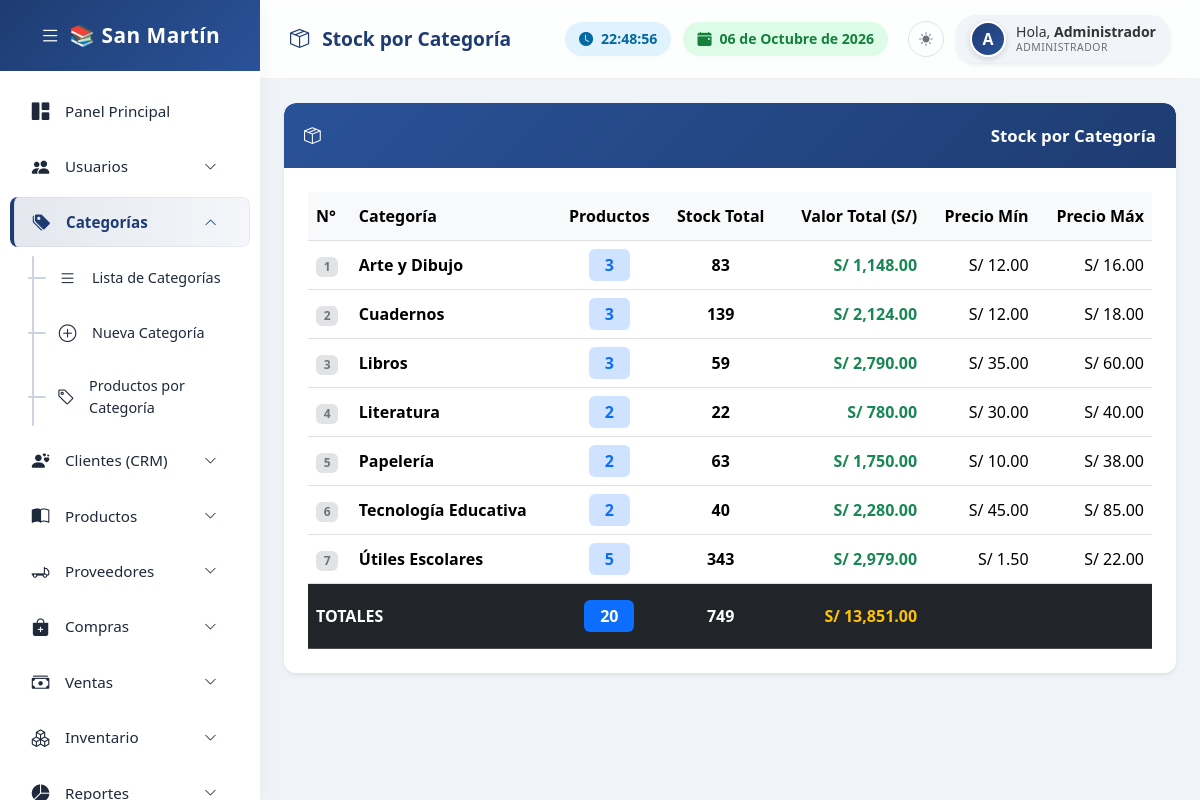
The page /categorias/stock_categoria.php (signed in) on the database its author committed.
### tables this page shows
CREATE TABLE `categorias` (
  `id_categoria` int(11) NOT NULL AUTO_INCREMENT,
  `nombre_categoria` varchar(100) DEFAULT NULL,
  `codigo_categoria` varchar(20) DEFAULT NULL,
  `icono` varchar(50) DEFAULT 'bi-tags-fill',
  `categoria_padre` int(11) DEFAULT NULL,
  `activo` tinyint(1) DEFAULT 1,
  `visible_tienda` tinyint(1) DEFAULT 1,
  `descripcion` text DEFAULT NULL,
  `orden` int(11) DEFAULT 0,
  PRIMARY KEY (`id_categoria`)
);

### categorias/stock_categoria.php (the view, shortened to what this page needs)
<?php
$sql = "SELECT c.id_categoria, c.nombre_categoria, COUNT(p.id_producto) as total_productos, COALESCE(SUM(p.stock),0) as stock_total, COALESCE(SUM(p.precio * p.stock),0) as valor_total, COALESCE(MIN(p.precio),0) as precio_min, COALESCE(MAX(p.precio),0) as precio_max FROM categorias c LEFT JOIN productos p ON c.id_categoria = p.categoria_id AND p.activo=1 WHERE c.activo=1 GROUP BY c.id_categoria ORDER BY c.nombre_categoria ASC";
$resultado = mysqli_query($conexion, $sql);
$datos = mysqli_fetch_all($resultado, MYSQLI_ASSOC);
?>
<!DOCTYPE html>
<html lang="es">
<head>
    <link href="https://cdn.jsdelivr.net/npm/bootstrap@5.3.3/dist/css/bootstrap.min.css" rel="stylesheet">
    <link rel="stylesheet" href="https://cdn.jsdelivr.net/npm/bootstrap-icons@1.11.3/font/bootstrap-icons.min.css">
<link rel="stylesheet" href="/includes/base.css">
</head>
<body>
<?php $base_path = '../'; include '../includes/sidebar.php'; ?>
<div class="main-content">
    <div class="topbar">
        <div class="topbar-title"><i class="bi bi-box-seam me-2"></i> Stock por Categoría</div>
        <div class="topbar-widgets">
            <div class="widget-box widget-time"><i class="bi bi-clock-fill me-2"></i> <span id="live-clock">00:00:00</span></div>
            <div class="widget-box widget-date"><i class="bi bi-calendar-event-fill me-2"></i> <span id="live-date">--/--/----</span></div>
            <div class="user-profile shadow-sm">
    <div class="profile-avatar-wrap"><?php if(!empty($_SESSION["imagen"])): ?><img src="../assets/uploads/usuarios/<?php echo $_SESSION["imagen"]; ?>" class="profile-avatar"><?php else: ?><div class="profile-avatar-inicial"><?php echo strtoupper(substr($_SESSION["nombre"],0,1)); ?></div><?php endif; ?></div>
    <div class="profile-info">
        <div class="profile-name">Hola, <strong><?php echo $_SESSION["nombre"]; ?></strong></div>
        <div class="profile-role"><?php echo $_SESSION["rol"]; ?></div>
    </div>
</div>        </div>
    </div>
    <div class="container-fluid p-4 content-wrap">
        <div class="panel-custom shadow-sm">
            <div class="panel-custom-header">
                <i class="bi bi-box-seam me-2"></i> <span class="menu-text"> Stock por Categoría</span>
            </div>
            <div class="panel-custom-body p-4">
                <div class="table-responsive">
                    <table class="table table-hover align-middle mb-0">
                        <thead>
                            <tr class="table-light border-bottom">
                                <th style="padding: 12px 8px;">N°</th>
                                <th style="padding: 12px 8px;">Categoría</th>
                                <th style="padding: 12px 8px;" class="text-center">Productos</th>
                                <th style="padding: 12px 8px;" class="text-center">Stock Total</th>
                                <th style="padding: 12px 8px;" class="text-end">Valor Total (S/)</th>
                                <th style="padding: 12px 8px;" class="text-end">Precio Mín</th>
                                <th style="padding: 12px 8px;" class="text-end">Precio Máx</th>
                            </tr>
                        </thead>
                        <tbody>
                            <?php
                            $num = 1;
                            $sum_productos = 0;
                            $sum_stock = 0;
                            $sum_valor = 0;
                            foreach($datos as $fila){
                                $sum_productos += $fila['total_productos'];
                                $sum_stock += $fila['stock_total'];
                                $sum_valor += $fila['valor_total'];
                            ?>
                            <tr>
                                <td><span class="badge bg-secondary-subtle text-secondary fw-bold"><?php echo $num++; ?></span></td>
                                <td><strong><?php echo $fila['nombre_categoria']; ?></strong></td>
                                <td class="text-center"><span class="badge bg-primary-subtle text-primary fs-6 px-3 py-2"><?php echo $fila['total_productos']; ?></span></td>
                                <td class="text-center fw-semibold"><?php echo $fila['stock_total']; ?></td>
                                <td class="text-end fw-semibold text-success">S/ <?php echo number_format($fila['valor_total'], 2); ?></td>
                                <td class="text-end">S/ <?php echo number_format($fila['precio_min'], 2); ?></td>
                                <td class="text-end">S/ <?php echo number_format($fila['precio_max'], 2); ?></td>
                            </tr>
                            <?php } ?>
                        </tbody>
                        <tfoot>
                            <tr class="table-dark fw-bold border-top">
                                <td colspan="2" class="py-3">TOTALES</td>
                                <td class="text-center py-3"><span class="badge bg-primary fs-6 px-3 py-2"><?php echo $sum_productos; ?></span></td>
                                <td class="text-center py-3"><?php echo $sum_stock; ?></td>
                                <td class="text-end py-3 text-warning">S/ <?php echo number_format($sum_valor, 2); ?></td>
                                <td colspan="2"></td>
                            </tr>
                        </tfoot>
                    </table>
                </div>
            </div>
        </div>
    </div>
</div>
</body>
</html>

### includes/base.css (style rules this page uses)
:root { --body-bg:#f0f3f8;--sidebar-bg:#fff;--sidebar-text:#1e293b;--sidebar-hover-bg:#e2e8f0;--sidebar-accent:#1e3c72;--sidebar-active-bg:linear-gradient(90deg,rgba(30,60,114,0.12),rgba(42,82,152,0.05));--sidebar-brand-bg:linear-gradient(135deg,#1e3c72,#2a5298);--topbar-bg:rgba(255,255,255,0.85);--panel-bg:#fff;--panel-header-bg:linear-gradient(135deg,#2a5298,#1e3c72);--profile-bg:#f1f5f9;--profile-text:#333;--sub-item-active-bg:#eef2ff;--scrollbar-thumb:rgba(0,0,0,0.12);--scrollbar-thumb-hover:rgba(0,0,0,0.25);--collapse-line:#cbd5e1;--collapse-dash:#94a3b8;--border-color:rgba(0,0,0,0.05);--form-bg:#fff;--form-text:#1e293b;--form-border:#d1d5db;--form-focus-border:#60a5fa;--input-group-bg:#f1f5f9;--card-bg:#fff; }
body { background:var(--body-bg);font-family:'Segoe UI',sans-serif;margin:0;overflow-x:hidden; }
.main-content { margin-left:260px;min-height:100vh;transition:all 0.3s ease; }
.topbar { background:var(--topbar-bg);backdrop-filter:blur(10px);-webkit-backdrop-filter:blur(10px);padding:15px 30px;display:flex;justify-content:space-between;align-items:center;border-bottom:1px solid var(--border-color);position:sticky;top:0;z-index:999; }
.topbar-title { font-size:1.2rem;font-weight:600;color:var(--sidebar-accent); }
.topbar-widgets { display:flex;align-items:center;gap:12px; }
.widget-box { padding:6px 14px;border-radius:20px;font-size:0.88rem;font-weight:600;display:flex;align-items:center;box-shadow:0 2px 6px rgba(0,0,0,0.02); }
.widget-time { background:#e0f2fe;color:#0369a1; }
.widget-date { background:#dcfce7;color:#15803d; }
.user-profile { display:flex;align-items:center;background:var(--profile-bg);padding:6px 14px;border-radius:20px;font-size:0.9rem;color:var(--profile-text); }
.profile-avatar-wrap { flex-shrink:0;margin-right:10px;display:flex;align-items:center; }
.profile-avatar-inicial { width:36px;height:36px;border-radius:50%;background:linear-gradient(135deg,#1e3c72,#2a5298);color:#fff;display:flex;align-items:center;justify-content:center;font-weight:700;font-size:1rem;border:2px solid #fff;box-shadow:0 2px 6px rgba(0,0,0,0.15); }
.profile-info { display:flex;flex-direction:column;line-height:1.2; }
.profile-name { font-size:0.88rem;white-space:nowrap; }
.profile-role { font-size:0.65rem;text-transform:uppercase;letter-spacing:0.5px;opacity:0.7;white-space:nowrap; }
.panel-custom { border:none;border-radius:12px;background:var(--panel-bg);box-shadow:0 4px 15px rgba(0,0,0,0.02);margin-bottom:30px;animation:fadeInUp 0.5s ease-in-out;overflow:hidden; }
.panel-custom-header { padding:20px;font-size:1.05rem;font-weight:600;color:#fff;border-radius:12px 12px 0 0;background:var(--panel-header-bg); }
.panel-custom-body { padding:20px; }
.content-wrap { max-width:none !important; }

### rows shown on the page
categorias: nombre_categoria "Arte y Dibujo", total_productos "3", stock_total "83", valor_total "1,148.00", precio_min "12.00", precio_max "16.00"
categorias: nombre_categoria "Cuadernos", total_productos "3", stock_total "139", valor_total "2,124.00", precio_min "12.00", precio_max "18.00"
categorias: nombre_categoria "Libros", total_productos "3", stock_total "59", valor_total "2,790.00", precio_min "35.00", precio_max "60.00"
categorias: nombre_categoria "Literatura", total_productos "2", stock_total "22", valor_total "780.00", precio_min "30.00", precio_max "40.00"
categorias: nombre_categoria "Papelería", total_productos "2", stock_total "63", valor_total "1,750.00", precio_min "10.00", precio_max "38.00"
categorias: nombre_categoria "Tecnología Educativa", total_productos "2", stock_total "40", valor_total "2,280.00", precio_min "45.00", precio_max "85.00"
categorias: nombre_categoria "Útiles Escolares", total_productos "5", stock_total "343", valor_total "2,979.00", precio_min "1.50", precio_max "22.00"

### other values the page prints
substr($_SESSION["nombre"],0,1) "A"
$_SESSION["nombre"] "Administrador"
$_SESSION["rol"] "ADMINISTRADOR"
$sum_productos "20"
$sum_stock "749"
$sum_valor "13,851.00"
